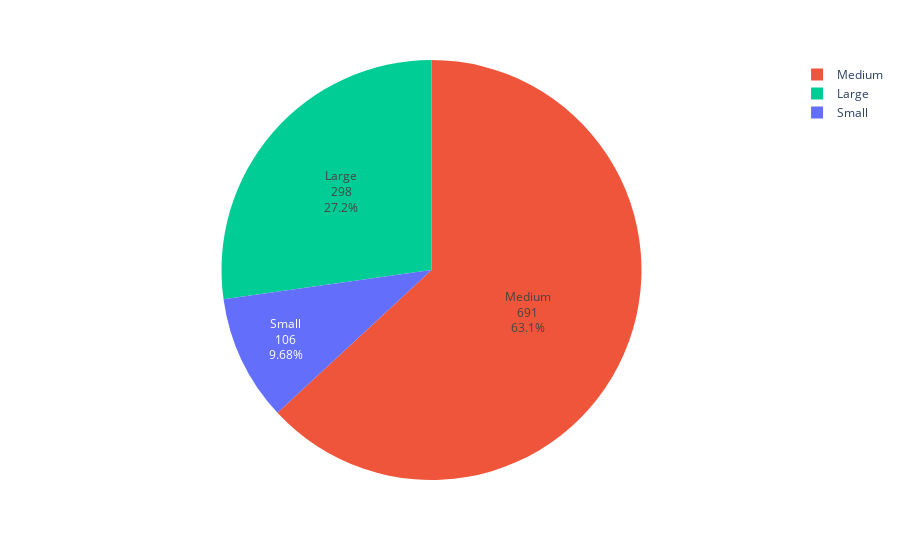

Source (notebook cell):
### Code cell
def pie_comp_size(df: pd.DataFrame, work_years: list[int]):

    comp_size = (
        df.query("work_year in @work_years")
        .company_size
        .value_counts()
        .sort_index()
    )
    print(comp_size)
    fig = px.pie(
        names=comp_size.index,
        values=comp_size.values,
        color=comp_size.index,
        # color_discrete_map={
        #     'Small': '#636efa',
        #     'Medium': '#ef553b',
        #     'Large': '#00cc96'
        # },
    )
    fig.update_traces(
        textinfo='label+percent+value',
    )

    return fig


work_years = [
    2020,
    2021,
    2022,
    ]
pie_comp_size(df, work_years)

### Figure 1 — Plotly figure (JSON) as saved in the notebook; plotly's stock layout.template omitted (floating-point values rounded to 4 significant figures)
{"data": [{"customdata": [["Small"], ["Medium"], ["Large"]], "domain": {"x": [0, 1], "y": [0, 1]}, "hovertemplate": "label=%{label}<br>value=%{value}<br>color=%{customdata[0]}<extra></extra>", "labels": ["Small", "Medium", "Large"], "legendgroup": "", "marker": {"colors": ["#636efa", "#EF553B", "#00cc96"]}, "name": "", "showlegend": true, "textinfo": "label+percent+value", "type": "pie", "values": [106, 691, 298]}], "layout": {"legend": {"tracegroupgap": 0}, "margin": {"t": 60}}}
